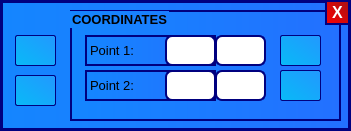
    <widget class="QFrame" name="graphLineFrame">
     <property name="enabled">
      <bool>true</bool>
     </property>
     <property name="geometry">
      <rect>
       <x>1300</x>
       <y>0</y>
       <width>351</width>
       <height>131</height>
      </rect>
     </property>
     <property name="styleSheet">
      <string notr="true">QWidget
{
 background-color:qlineargradient(spread:pad, x1:0, y1:1, x2:1, y2:0, stop:0 rgb(6, 126, 255), stop:1 rgb(34, 152, 255));

alternate-background-color:  qlineargradient(spread:pad, x1:0, y1:0, x2:1, y2:0, stop:0 rgb(0, 145, 255), stop:1 rgb(35, 112, 255));
border: 2px solid rgb(0, 0, 127);
background-color: qlineargradient(spread:pad, x1:0, y1:0, x2:1, y2:0, stop:0 rgb(20, 134, 255), stop:1 rgb(35, 112, 255));

}
QFrame
{
	border:  3px solid rgb(0, 0, 127);
}

</string>
     </property>
     <property name="frameShape">
      <enum>QFrame::StyledPanel</enum>
     </property>
     <property name="frameShadow">
      <enum>QFrame::Raised</enum>
     </property>
     <widget class="QGroupBox" name="graphLineGroupBox">
      <property name="geometry">
       <rect>
        <x>70</x>
        <y>10</y>
        <width>271</width>
        <height>111</height>
       </rect>
      </property>
      <property name="font">
       <font>
        <pointsize>10</pointsize>
        <weight>75</weight>
        <bold>true</bold>
       </font>
      </property>
      <property name="title">
       <string>COORDINATES</string>
      </property>
      <widget class="QLabel" name="graphLineP1Label">
       <property name="geometry">
        <rect>
         <x>15</x>
         <y>25</y>
         <width>131</width>
         <height>31</height>
        </rect>
       </property>
       <property name="font">
        <font>
         <pointsize>10</pointsize>
        </font>
       </property>
       <property name="styleSheet">
        <string notr="true">QLabel
{
border:  2px solid rgb(0, 0, 127);
}</string>
       </property>
       <property name="text">
        <string>Point 1:</string>
       </property>
      </widget>
      <widget class="QLineEdit" name="graphLineP1X">
       <property name="geometry">
        <rect>
         <x>95</x>
         <y>25</y>
         <width>51</width>
         <height>31</height>
        </rect>
       </property>
       <property name="font">
        <font>
         <pointsize>11</pointsize>
        </font>
       </property>
       <property name="styleSheet">
        <string notr="true">background-color: white;
border-radius: 7px;</string>
       </property>
      </widget>
      <widget class="QLineEdit" name="graphLineP1Y">
       <property name="geometry">
        <rect>
         <x>145</x>
         <y>25</y>
         <width>51</width>
         <height>31</height>
        </rect>
       </property>
       <property name="font">
        <font>
         <pointsize>11</pointsize>
        </font>
       </property>
       <property name="styleSheet">
        <string notr="true">background-color: white;
border-radius: 7px;</string>
       </property>
      </widget>
      <widget class="QPushButton" name="graphLineP1Locator">
       <property name="geometry">
        <rect>
         <x>210</x>
         <y>25</y>
         <width>41</width>
         <height>31</height>
        </rect>
       </property>
       <property name="toolTip">
        <string>&lt;html&gt;&lt;head/&gt;&lt;body&gt;&lt;p&gt;&lt;span style=&quot; font-weight:600;&quot;&gt;Point Locator&lt;/span&gt;&lt;/p&gt;&lt;p&gt;(Will set the values of abscissa and ordinate of Point 1)&lt;/p&gt;&lt;/body&gt;&lt;/html&gt;</string>
       </property>
       <property name="styleSheet">
        <string notr="true">QPushButton
{
 background-color:qlineargradient(spread:pad, x1:0, y1:1, x2:1, y2:0, stop:0 rgb(8, 186, 247), stop:1 rgb(34, 152, 255));
border: 1px solid rgb(0, 0, 127);
border-radius: 2px;

}
QPushButton:pressed
{
background-color: qlineargradient(spread:pad, x1:1, y1:1, x2:0, y2:1, stop:0 rgb(0, 170, 255), stop:1 rgb(107, 221, 255));
border: 1px solid rgb(0, 0, 127);
}
</string>
       </property>
       <property name="text">
        <string/>
       </property>
       <property name="iconSize">
        <size>
         <width>30</width>
         <height>30</height>
        </size>
       </property>
      </widget>
      <widget class="QLineEdit" name="graphLineP2X">
       <property name="geometry">
        <rect>
         <x>95</x>
         <y>60</y>
         <width>51</width>
         <height>31</height>
        </rect>
       </property>
       <property name="font">
        <font>
         <pointsize>11</pointsize>
        </font>
       </property>
       <property name="styleSheet">
        <string notr="true">background-color: white;
border-radius: 7px;</string>
       </property>
      </widget>
      <widget class="QLineEdit" name="graphLineP2Y">
       <property name="geometry">
        <rect>
         <x>145</x>
         <y>60</y>
         <width>51</width>
         <height>31</height>
        </rect>
       </property>
       <property name="font">
        <font>
         <pointsize>11</pointsize>
        </font>
       </property>
       <property name="styleSheet">
        <string notr="true">background-color: white;
border-radius: 7px;</string>
       </property>
      </widget>
      <widget class="QPushButton" name="graphLineP2Locator">
       <property name="geometry">
        <rect>
         <x>210</x>
         <y>60</y>
         <width>41</width>
         <height>31</height>
        </rect>
       </property>
       <property name="toolTip">
        <string>&lt;html&gt;&lt;head/&gt;&lt;body&gt;&lt;p&gt;&lt;span style=&quot; font-weight:600;&quot;&gt;Point Locator&lt;/span&gt;&lt;/p&gt;&lt;p&gt;(Will set the values of abscissa and ordinate of point 2)&lt;/p&gt;&lt;/body&gt;&lt;/html&gt;</string>
       </property>
       <property name="styleSheet">
        <string notr="true">QPushButton
{
 background-color:qlineargradient(spread:pad, x1:0, y1:1, x2:1, y2:0, stop:0 rgb(8, 186, 247), stop:1 rgb(34, 152, 255));
border: 1px solid rgb(0, 0, 127);
border-radius: 2px;

}
QPushButton:pressed
{
background-color: qlineargradient(spread:pad, x1:1, y1:1, x2:0, y2:1, stop:0 rgb(0, 170, 255), stop:1 rgb(107, 221, 255));
border: 1px solid rgb(0, 0, 127);
}
</string>
       </property>
       <property name="text">
        <string/>
       </property>
       <property name="iconSize">
        <size>
         <width>30</width>
         <height>30</height>
        </size>
       </property>
      </widget>
      <widget class="QLabel" name="graphLineP2Label">
       <property name="geometry">
        <rect>
         <x>15</x>
         <y>60</y>
         <width>131</width>
         <height>31</height>
        </rect>
       </property>
       <property name="font">
        <font>
         <pointsize>10</pointsize>
        </font>
       </property>
       <property name="styleSheet">
        <string notr="true">QLabel
{
border:  2px solid rgb(0, 0, 127);
}</string>
       </property>
       <property name="text">
        <string>Point 2:</string>
       </property>
      </widget>
      <zorder>graphLineP2Label</zorder>
      <zorder>graphLineP1Label</zorder>
      <zorder>graphLineP1X</zorder>
      <zorder>graphLineP1Y</zorder>
      <zorder>graphLineP1Locator</zorder>
      <zorder>graphLineP2X</zorder>
      <zorder>graphLineP2Y</zorder>
      <zorder>graphLineP2Locator</zorder>
     </widget>
     <widget class="QPushButton" name="graphLineDrawButton">
      <property name="geometry">
       <rect>
        <x>15</x>
        <y>35</y>
        <width>41</width>
        <height>31</height>
       </rect>
      </property>
      <property name="toolTip">
       <string>&lt;html&gt;&lt;head/&gt;&lt;body&gt;&lt;p&gt;&lt;span style=&quot; font-weight:600;&quot;&gt;Draw Line Manually &lt;/span&gt;(with the help of cursor)&lt;/p&gt;&lt;p&gt;&lt;br/&gt;&lt;/p&gt;&lt;/body&gt;&lt;/html&gt;</string>
      </property>
      <property name="styleSheet">
       <string notr="true">QPushButton
{
 background-color:qlineargradient(spread:pad, x1:0, y1:1, x2:1, y2:0, stop:0 rgb(8, 186, 247), stop:1 rgb(34, 152, 255));
border: 1px solid rgb(0, 0, 127);
border-radius: 2px;

}
QPushButton:pressed
{
background-color: qlineargradient(spread:pad, x1:1, y1:1, x2:0, y2:1, stop:0 rgb(0, 170, 255), stop:1 rgb(107, 221, 255));
border: 1px solid rgb(0, 0, 127);
}
</string>
      </property>
      <property name="text">
       <string/>
      </property>
      <property name="iconSize">
       <size>
        <width>30</width>
        <height>30</height>
       </size>
      </property>
     </widget>
     <widget class="QPushButton" name="graphLineFrameExitButton">
      <property name="geometry">
       <rect>
        <x>325</x>
        <y>0</y>
        <width>25</width>
        <height>25</height>
       </rect>
      </property>
      <property name="font">
       <font>
        <pointsize>12</pointsize>
        <weight>75</weight>
        <bold>true</bold>
       </font>
      </property>
      <property name="toolTip">
       <string>Undo</string>
      </property>
      <property name="styleSheet">
       <string notr="true">QPushButton
{
 background-color:qlineargradient(spread:pad, x1:0, y1:1, x2:1, y2:0, stop:0 rgb(255, 0, 0), stop:1 rgb(165, 18, 20));
border: 2px solid rgb(0, 0, 127);
color: white;
}
QPushButton:pressed
{
background-color: qlineargradient(spread:pad, x1:0, y1:1, x2:1, y2:0, stop:0 rgb(255, 0, 0), stop:1 rgb(245, 20, 24));
border: 1px solid rgb(0, 0, 127);
}
</string>
      </property>
      <property name="text">
       <string>X</string>
      </property>
      <property name="iconSize">
       <size>
        <width>28</width>
        <height>28</height>
       </size>
      </property>
      <property name="flat">
       <bool>true</bool>
      </property>
     </widget>
     <widget class="QPushButton" name="graphLineLocatorButton">
      <property name="geometry">
       <rect>
        <x>15</x>
        <y>75</y>
        <width>41</width>
        <height>31</height>
       </rect>
      </property>
      <property name="toolTip">
       <string>&lt;html&gt;&lt;head/&gt;&lt;body&gt;&lt;p&gt;&lt;span style=&quot; font-weight:600;&quot;&gt;Draw line on the graph&lt;/span&gt;&lt;/p&gt;&lt;p&gt;(Will draw the line on the graph given the coordinates of Point 1 and Point 2)&lt;/p&gt;&lt;/body&gt;&lt;/html&gt;</string>
      </property>
      <property name="styleSheet">
       <string notr="true">QPushButton
{
 background-color:qlineargradient(spread:pad, x1:0, y1:1, x2:1, y2:0, stop:0 rgb(8, 186, 247), stop:1 rgb(34, 152, 255));
border: 1px solid rgb(0, 0, 127);
border-radius: 2px;

}
QPushButton:pressed
{
background-color: qlineargradient(spread:pad, x1:1, y1:1, x2:0, y2:1, stop:0 rgb(0, 170, 255), stop:1 rgb(107, 221, 255));
border: 1px solid rgb(0, 0, 127);
}
</string>
      </property>
      <property name="text">
       <string/>
      </property>
      <property name="iconSize">
       <size>
        <width>30</width>
        <height>30</height>
       </size>
      </property>
     </widget>
    </widget>
